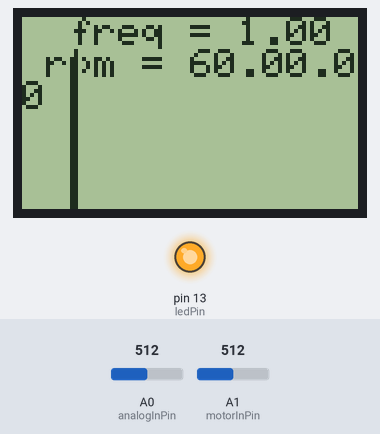
The sketch below on a simulated Arduino Mega 2560, built for the host (arithmetic inside an expression is 32-bit, double 64-bit). On the bench: 84×48 one-colour display, output pins drawn as LEDs (lit = HIGH). The test bench sets the inputs (shaded band); at power-on: A0 (analogInPin) = 512, A1 (motorInPin) = 512. Pins used as bus, display or sensor lines are not drawn; what the sketch prints to the serial monitor is not drawn.

Above: at 1.2 s.
1.3 s: A0 (analogInPin) set to 306
At 2.1 s:
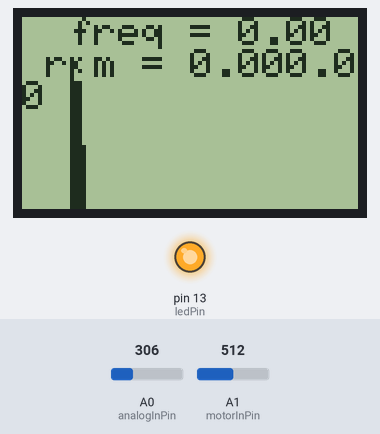
3.7 s: A0 (analogInPin) set to 122
At 4.1 s:
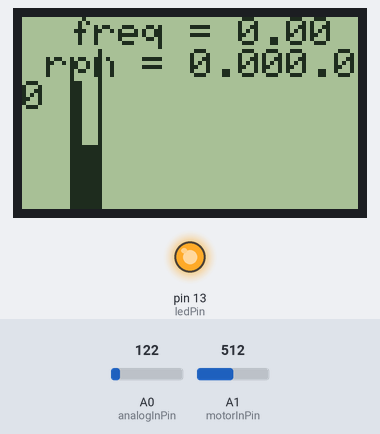
5.8 s: A0 (analogInPin) set to 0
At 7.0 s:
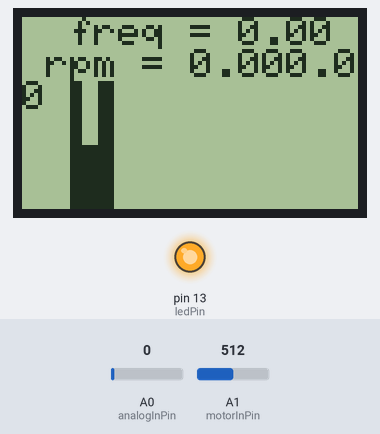
Timing chart, 0 to 8.8 s (numbered marks = the images above; inputs shaded):
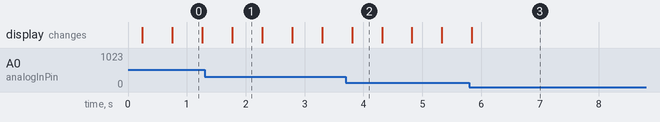

The sketch:

Superstrobo.ino
```cpp
#include <PCD8544.h>

//sets constants
const int analogInPin = A0;  // Analog input pin that the potentiometer is attached to
const int motorInPin = A1;  // Analog input pin that the potentiometer is attached to
// Variables etc...
int potValue = 0;
int motorValue = 0;
float sensorValue = 1;       // value read from the pot
float hold = 1;              // hold time between iterations (sort of)
float holdFrequency = 1;
unsigned long microsPrev = 0;       // set up value for timing
unsigned long microsCurrent = 0;    // used for timing purposes
unsigned long millisSerial =0;      //used for serial output timing
float frequency = 1;         // stores frequency
float rpm = 0;              // rpm
//static const byte sensorPin = 0;
static const byte ledPin = 13;

// The dimensions of the LCD (in pixels)...
static const byte LCD_WIDTH = 84;
static const byte LCD_HEIGHT = 48;

// The number of lines for the temperature chart...
static const byte CHART_HEIGHT = 5;

// A custom "degrees" symbol...
static const byte DEGREES_CHAR = 1;
static const byte degrees_glyph[] = {
  0x00, 0x07, 0x05, 0x07, 0x00 };

// A bitmap graphic (10x2) of a thermometer...
static const byte THERMO_WIDTH = 10;
static const byte THERMO_HEIGHT = 1;
static const byte thermometer[] = {

0x00, 0x00, 0x00, 0x00, 0x00, 0x00, 0x00, 0x00, 0x00, 0x00};

static PCD8544 lcd;
const byte PWMA = 3;  // PWM control (speed) for motor A
//const byte PWMB = 11; // PWM control (speed) for motor B
const byte DIRA = 12; // Direction control for motor A
//const byte DIRB = 13; // Direction control for motor B


void setup() {
  Serial.begin(115200);

  //initialize pins as outputs
  pinMode(25, OUTPUT);
  pinMode(26, OUTPUT);
  pinMode(27, OUTPUT);
  pinMode(28, OUTPUT);
  lcd.begin(LCD_WIDTH, LCD_HEIGHT);

  // Register the custom symbol...
  lcd.createChar(DEGREES_CHAR, degrees_glyph);

  pinMode(ledPin, OUTPUT);

  // The internal 1.1V reference provides for better
  // resolution from the LM35, and is also more stable
  // when powered from either a battery or USB...
  analogReference(INTERNAL);
  //setupArdumoto(); // Set all pins as outputs
}


void loop() {
  // Start beyond the edge of the screen...
  static byte xChart = LCD_WIDTH;

  digitalWrite(ledPin, HIGH);

  // Read the temperature (in celsius)...
  //float temp = (1.1 * analogRead(sensorPin) * 100.0) / 1024.0;
  // this while is a workaround for timer limitations using micros vs millis
  sensorValue = analogRead(analogInPin);   //take potentiometer reading
  hold = sensorValue*55 + 400;             //add some time to scale and for code execution
  microsCurrent = micros();                // collect current time
  if (microsCurrent > microsPrev + hold){  //set up timing loop
    frequency = 1000000/(microsCurrent - microsPrev);
    microsPrev = microsPrev + hold;            //set up millis for delay stuff

    //set all 6 LEDs high (they were already plugged in)
    digitalWrite(25,HIGH);
    digitalWrite(26,HIGH);
    digitalWrite(27,HIGH);
    digitalWrite(28,HIGH);
    delayMicroseconds(.02*hold);  //leave LEDs on long enough to see

    //set all LEDs low
    digitalWrite(25,LOW);
    digitalWrite(26,LOW);
    digitalWrite(27,LOW);
    digitalWrite(28,LOW);
    if(millis() > millisSerial + 200){
      millisSerial=millis();    //reset timer
      holdFrequency = 1000000/hold;
      //do some math to find values
      rpm = frequency * 60;

      // print the results to the serial monitor:
      //      Serial.print("sensor  " );      //print sensor data for debug
      //      Serial.print(sensorValue);
      //Serial.print("holdFreq = " );
      //Serial.print(holdFrequency);
      Serial.print("  freq = " );
      Serial.print(frequency);
      Serial.print("  rpm = ");
      Serial.println(rpm);

      // Print the temperature (using the custom "degrees" symbol)...
      lcd.setCursor(0, 0);
      lcd.print("  freq = " );
      lcd.print(frequency);
      lcd.print("  rpm = ");
      lcd.print(rpm);

      // Draw the thermometer bitmap at the bottom left corner...
      lcd.setCursor(0, LCD_HEIGHT/8 - THERMO_HEIGHT);
      lcd.drawBitmap(thermometer, THERMO_WIDTH, THERMO_HEIGHT);

      // Wrap the chart's current position...
      if (xChart >= LCD_WIDTH) {
        xChart = THERMO_WIDTH + 2;
      }

      // Update the temperature chart...
      lcd.setCursor(xChart, 1);
      lcd.drawColumn(CHART_HEIGHT, map(sensorValue, 0, 45, 0, CHART_HEIGHT*8));  // ...clipped to the 0-45C range.
      lcd.drawColumn(CHART_HEIGHT, 0);         // ...with a clear marker to see the current chart position.

      xChart++;
      potValue = analogRead(motorInPin);
      motorValue = map(potValue, 0, 1023, 0, 255);

      analogWrite(3, motorValue);

      //digitalWrite(ledPin, LOW);
      delay(500);
    }
  }
}


/* EOF - Thermometer.ino  */
```

Measured:
- what the display in image 0 shows lasts 0.6 s, from 0.7 s to 1.3 s
